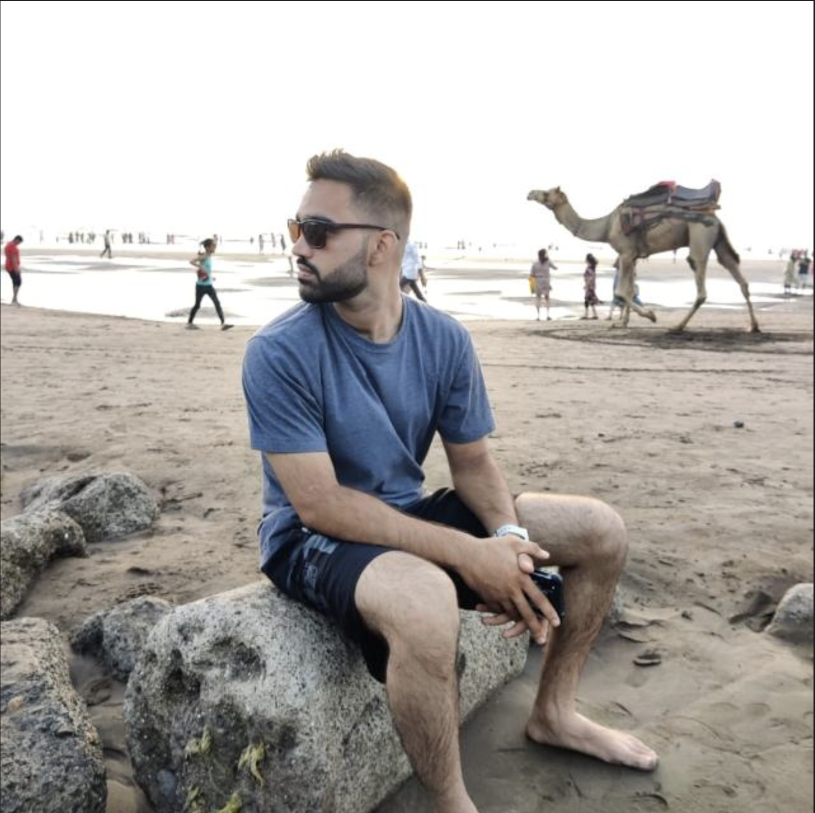
#> input picture img.png, 1630 x 1626 px (shown at 1/2 size)
$ python attention_codec.py
#> lines starting #> are read from the running program, lines starting #| are printed output that depends on the picture; after the words box and inside, x2 and y2 are one past the last pixel; in counts of white or black regions, pixels touching at a corner belong together
### prism/transforms.py
"""Reversible color and spatial transforms - built from scratch.

Key innovation: Image-specific color decorrelation using lifting-based
Givens rotations. Unlike fixed YCbCr, this adapts to the actual color
distribution of each image, concentrating more energy in fewer channels.

Also implements Hilbert curve scanning for 2D-locality-preserving
linearization of the pixel grid.
"""

import numpy as np


# ============================================================
# Reversible YCoCg-R Color Transform
# ============================================================

def rgb_to_ycocg_r(rgb: np.ndarray) -> np.ndarray:
    """Reversible YCoCg-R transform (integer-exact).

    Maps RGB -> (Y, Co, Cg) where:
      Co = R - B           (chroma orange)
      tmp = B + (Co >> 1)  (approximate green)
      Cg = G - tmp         (chroma green)
      Y = tmp + (Cg >> 1)  (luma)

    This decorrelates natural image colors better than
    simple channel differences and is exactly invertible.
    """
    r = rgb[:, :, 0].astype(np.int32)
    g = rgb[:, :, 1].astype(np.int32)
    b = rgb[:, :, 2].astype(np.int32)

    co = r - b
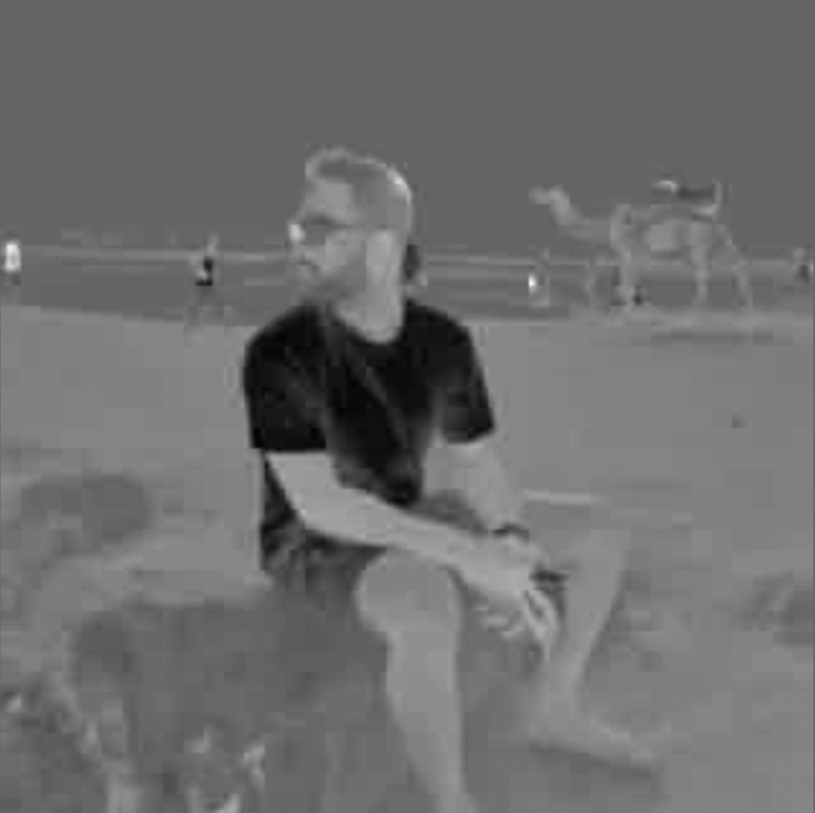
#> co: shape (1626, 1630) int32 (shown at 1/2 size); min -74, max 113, mean 6.9; drawn with min black and max white
    tmp = b + (co >> 1)
    cg = g - tmp
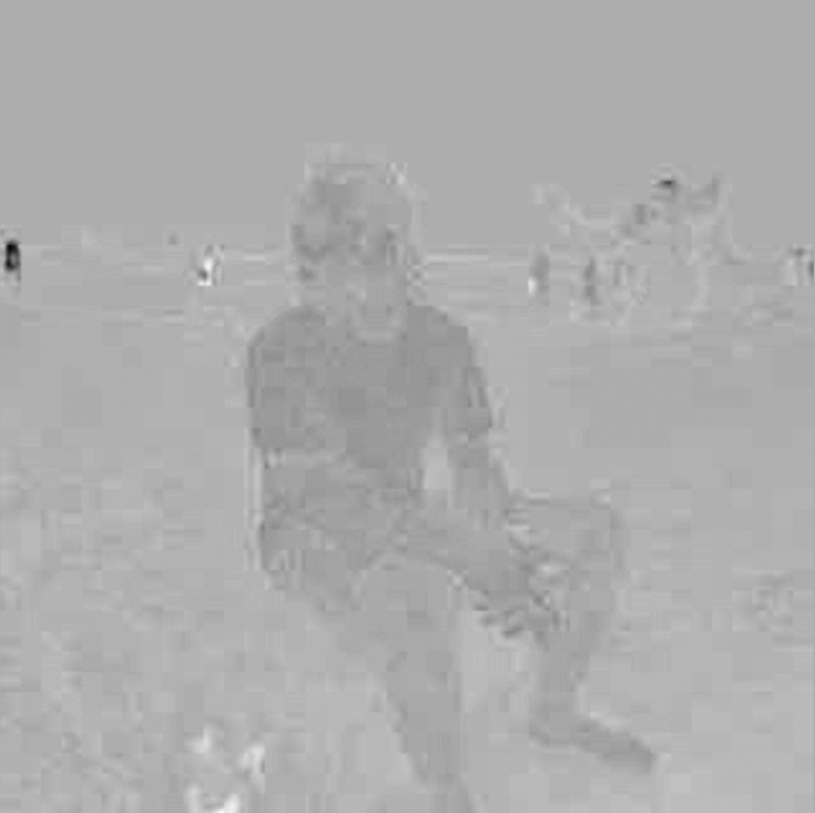
#> cg: shape (1626, 1630) int32 (shown at 1/2 size); min -66, max 31, mean 0.1; drawn with min black and max white
    y = tmp + (cg >> 1)

    return np.stack([y, co, cg], axis=-1)
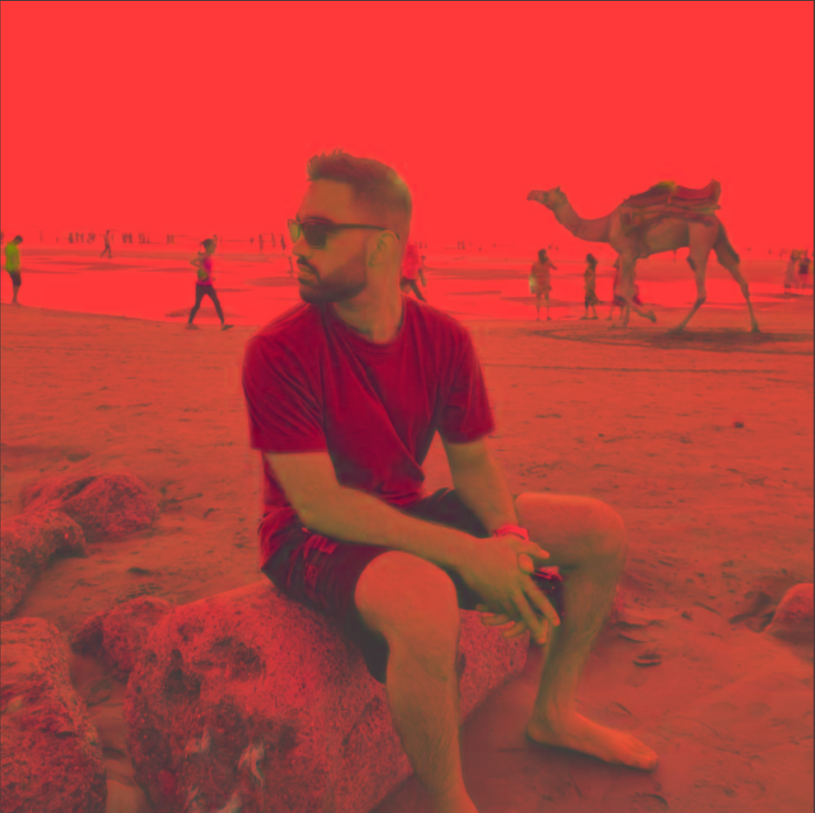
#> returned value: shape (1626, 1630, 3) int32 (shown at 1/2 size); mean of channels 0, 1, 2 169, 6.9, 0.1; drawn with min black and max white


# [222 lines left out: functions ycocg_r_to_rgb, compute_pca_axes, _givens_angle, _lift_rotate_forward, _lift_rotate_inverse, pca_forward and 5 more, not called in this run]

### experimental/attention_codec.py
#!/usr/bin/env python3
"""SELF-ATTENTION TRANSFORMER PREDICTOR FOR LOSSLESS IMAGE COMPRESSION

Pure numpy implementation -- no PyTorch, no TensorFlow.

Core idea: Instead of fixed spatial predictors (left, above, diagonal),
learn WHICH pixels in the causal context window matter most for each
prediction. The attention weights adapt to image content via online
gradient descent, so encoder and decoder stay synchronized.

Approaches:
  1. Single-head attention -- one set of Q/K/V weights
  2. Multi-head attention -- independent heads capture different patterns
  3. Cross-channel attention -- use luma to predict chroma
  4. Trie-enhanced attention -- blend ContextTrie (sequential) + attention (spatial)

PRISM baseline on img.png: 4.82 bps, ~1271 KB.
"""

import math
import sys
import time
from pathlib import Path

import numpy as np
from PIL import Image

# Project imports
sys.path.insert(0, str(Path(__file__).resolve().parent.parent))
from prism.transforms import rgb_to_ycocg_r
from experimental.data_structures import ContextTrie, entropy_bits, zigzag_encode


# ============================================================
# Constants
# ============================================================

PRISM_BPS = 4.82
PRISM_KB = 1271
IMAGE_PATH = str(Path(__file__).resolve().parent.parent / "img.png")
SUBSET_ROWS = 200  # process first N rows for speed
EPS = 1e-8


# ============================================================
# Utility: load and transform image
# ============================================================

def load_image_ycocg(image_path, max_rows=None):
    """Load image, apply YCoCg-R transform, optionally truncate rows."""
    img = Image.open(image_path).convert("RGB")
    rgb = np.array(img, dtype=np.uint8)
    ycocg = rgb_to_ycocg_r(rgb)
    h, w, _ = ycocg.shape
#> h = 1626; w = 1630
    if max_rows is not None and max_rows < h:
        ycocg = ycocg[:max_rows, :, :]
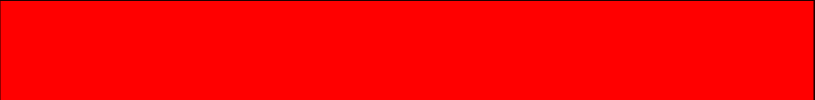
#> ycocg: shape (200, 1630, 3) int32 (shown at 1/2 size); mean R, G, B 252.2, 0, 0
    return ycocg, (h, w)


# [12 lines left out: function compute_bps_and_kb, not called in this run]


def softmax(logits):
    """Numerically stable softmax over the last axis."""
    shifted = logits - np.max(logits, axis=-1, keepdims=True)
    exp_vals = np.exp(shifted)
    return exp_vals / (np.sum(exp_vals, axis=-1, keepdims=True) + EPS)


def xavier_init(fan_in, fan_out, rng):
    """Glorot/Xavier uniform initialization."""
    limit = math.sqrt(6.0 / (fan_in + fan_out))
    return rng.uniform(-limit, limit, size=(fan_in, fan_out))


# ============================================================
# Feature extraction for each pixel
# ============================================================

def pixel_features(channel, y, x):
    """Build feature vector for pixel at (y, x).

    Features: [value, grad_h, grad_v, local_variance, pos_x_norm, pos_y_norm]
    All features computed from causal (already-seen) neighbors only.
    """
    h, w = channel.shape
    val = float(channel[y, x]) if y < h and x < w else 128.0
    left = float(channel[y, x - 1]) if x > 0 else 128.0
    above = float(channel[y - 1, x]) if y > 0 else 128.0
    upper_left = float(channel[y - 1, x - 1]) if y > 0 and x > 0 else 128.0

    grad_h = val - left
    grad_v = val - above

    # Local variance from causal neighbors
    neighbors = []
    if x > 0:
        neighbors.append(left)
    if y > 0:
        neighbors.append(above)
    if y > 0 and x > 0:
        neighbors.append(upper_left)
    if y > 0 and x < w - 1:
        neighbors.append(float(channel[y - 1, x + 1]))

    if len(neighbors) >= 2:
        n_arr = np.array(neighbors)
        local_var = float(np.var(n_arr))
    else:
        local_var = 0.0

    pos_x = x / max(w - 1, 1)
    pos_y = y / max(h - 1, 1)

    return np.array([val / 255.0, grad_h / 255.0, grad_v / 255.0,
                     local_var / (255.0 * 255.0), pos_x, pos_y],
                    dtype=np.float64)


def context_features(channel, y, x):
    """Same as pixel_features but using only causal data for a context pixel.

    For context pixels that are already decoded, we can use their actual value.
    """
    return pixel_features(channel, y, x)


# ============================================================
# Gather L-shaped causal context
# ============================================================

def gather_causal_context(channel, y, x, context_size):
    """Gather L-shaped causal context: pixels above and to the left.

    Returns list of (cy, cx) coordinates of context pixels,
    ordered by distance (closest first). At most context_size entries.
    """
    h, w = channel.shape
    candidates = []

    # Row above: full row segment centered on x
    if y > 0:
        for dx in range(-context_size, context_size + 1):
            cx = x + dx
            if 0 <= cx < w:
                dist = abs(dx) + 1
                candidates.append((dist, y - 1, cx))
        # Two rows above for deeper context
        if y > 1:
            for dx in range(-context_size // 2, context_size // 2 + 1):
                cx = x + dx
                if 0 <= cx < w:
                    dist = abs(dx) + 2
                    candidates.append((dist, y - 2, cx))

    # Same row, to the left
    for dx in range(1, context_size + 1):
        cx = x - dx
        if cx >= 0:
            candidates.append((dx, y, cx))

    # Sort by distance, take closest
    candidates.sort(key=lambda t: t[0])
    coords = [(cy, cx) for (_, cy, cx) in candidates[:context_size]]
    return coords


# ============================================================
# APPROACH 1: Single-Head Self-Attention
# ============================================================

def single_head_attention(image_path=IMAGE_PATH, context_size=16):
    """Single-head attention predictor for lossless compression.

    For each pixel:
      1. Gather causal context (L-shaped neighborhood)
      2. Compute Q from current pixel features, K/V from context
      3. Attention = softmax(Q @ K^T / sqrt(d_k))
      4. Prediction = Attention @ V
      5. Online gradient descent on W_q, W_k, W_v
    """
    print("\n" + "=" * 70)
    print("APPROACH 1: Single-Head Self-Attention Predictor")
    print("=" * 70)

    ycocg, (full_h, full_w) = load_image_ycocg(image_path, max_rows=SUBSET_ROWS)
#> full_h = 1626; full_w = 1630
    channel = ycocg[:, :, 0].astype(np.int32)  # Y channel
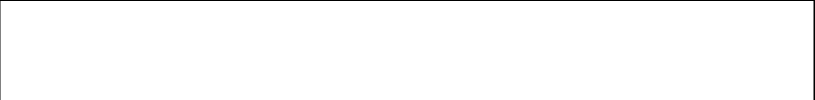
#> channel: shape (200, 1630) int32 (shown at 1/2 size); values 30 (black) and 255 (white), 98.8% white; 1 black region, box (x1, y1, x2, y2) and area: (0, 0, 1630, 200) 4052
    h, w = channel.shape
#> h = 200; w = 1630
    print(f"  Processing: {h}x{w} Y channel (subset of {full_h}x{full_w})")
#|   Processing: 200x1630 Y channel (subset of 1626x1630)

    d_feat = 6     # feature dimension
    d_k = 8        # key/query projection dimension
    d_v = 1        # value dimension (predicting scalar pixel value)
    lr = 0.01
    lr_decay = 0.9999

    rng = np.random.RandomState(42)
    W_q = xavier_init(d_feat, d_k, rng)
    W_k = xavier_init(d_feat, d_k, rng)
    W_v = xavier_init(d_feat, d_v, rng)

    residuals = np.zeros((h, w), dtype=np.int32)
    recon = np.full((h, w), 128, dtype=np.int32)

    total_sq_err = 0.0
    n_processed = 0
    attn_entropy_sum = 0.0
    convergence_log = []
    t0 = time.time()

    for y in range(h):
        for x in range(w):
            actual = int(channel[y, x])

            # Gather causal context
            ctx_coords = gather_causal_context(recon, y, x, context_size)

            if len(ctx_coords) < 2:
                # Not enough context -- fallback to simple prediction
                left = int(recon[y, x - 1]) if x > 0 else 128
                above = int(recon[y - 1, x]) if y > 0 else 128
                pred = (left + above) // 2
            else:
                # Build feature vectors
                q_feat = pixel_features(recon, y, x)
                k_feats = np.array([context_features(recon, cy, cx)
                                    for (cy, cx) in ctx_coords])
                v_vals = np.array([[float(recon[cy, cx]) / 255.0]
                                   for (cy, cx) in ctx_coords])

                # Project: Q = q_feat @ W_q, K = k_feats @ W_k
                Q = q_feat @ W_q                       # (d_k,)
                K = k_feats @ W_k                       # (n_ctx, d_k)
                V = v_vals                              # (n_ctx, d_v)

                # Scaled dot-product attention
                scores = K @ Q / math.sqrt(d_k)        # (n_ctx,)
                attn_weights = softmax(scores)          # (n_ctx,)

                # Track attention entropy (how concentrated the attention is)
                aw_clipped = np.clip(attn_weights, EPS, 1.0)
                attn_ent = -np.sum(aw_clipped * np.log2(aw_clipped))
                attn_entropy_sum += attn_ent

                # Prediction
                pred_normed = float(attn_weights @ V)   # scalar in [0, 1]
                pred = int(np.clip(round(pred_normed * 255.0), 0, 511))

                # --- Online gradient descent ---
                error = (actual / 255.0) - pred_normed
                # Gradient through attention softmax is complex;
                # use simplified gradient: dL/dW_q via chain rule
                # dL/d(scores) = error * (V - pred_normed) * attn_weights
                d_scores = error * attn_weights * (V.flatten() - pred_normed)
                # dL/dW_q = q_feat^T @ d_scores @ K / sqrt(d_k) (outer product form)
                d_Q = (d_scores @ K) / math.sqrt(d_k)    # (d_k,)
                dW_q = np.outer(q_feat, d_Q)              # (d_feat, d_k)

                d_K = np.outer(d_scores, Q) / math.sqrt(d_k)  # (n_ctx, d_k)
                dW_k = k_feats.T @ d_K                         # (d_feat, d_k)

                d_V = (attn_weights * error).reshape(-1, 1)    # (n_ctx, 1)
                # For V = v_vals (raw values), we update W_v projection
                # But v_vals are fixed pixel values; the gradient goes to W_v
                # V_proj = k_feats @ W_v, but we use raw values for V
                # Skip W_v update since we use raw pixel values as V

                W_q = W_q + lr * dW_q
                W_k = W_k + lr * dW_k
                lr *= lr_decay

            residual = actual - pred
            residuals[y, x] = residual
            recon[y, x] = actual

            total_sq_err += residual ** 2
            n_processed += 1

        # Log convergence every 20 rows
        if (y + 1) % 20 == 0:
            rmse = math.sqrt(total_sq_err / n_processed)
            avg_attn_ent = attn_entropy_sum / max(n_processed, 1)
            convergence_log.append((y + 1, rmse, avg_attn_ent))
            elapsed = time.time() - t0
            rows_per_sec = (y + 1) / elapsed
            print(f"    Row {y+1:4d}/{h}: RMSE={rmse:.2f}, "
                  f"attn_entropy={avg_attn_ent:.2f} bits, "
                  f"{rows_per_sec:.1f} rows/s")
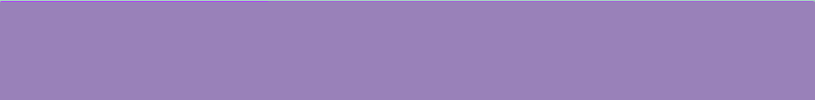
#> recon: shape (200, 1630) int32 (shown at 1/2 size); 3 distinct labels, from 30 to 255; one colour per label, 0 black
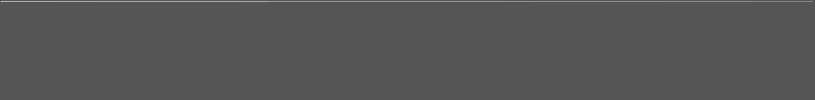
#> residuals: shape (200, 1630) int32 (shown at 1/2 size); min -114, max 225, mean 0.9; drawn with min black and max white

    bps, est_kb = compute_bps_and_kb(residuals, full_h, full_w)
    elapsed = time.time() - t0

    print(f"\n  --- Single-Head Attention Results ---")
    print(f"  Residual bps:      {bps:.3f}")
    print(f"  PRISM baseline:    {PRISM_BPS:.3f} bps")
    print(f"  Delta:             {bps - PRISM_BPS:+.3f} bps")
    print(f"  Est. full image:   {est_kb:.0f} KB (PRISM: {PRISM_KB} KB)")
    print(f"  Final RMSE:        {math.sqrt(total_sq_err / n_processed):.2f}")
    print(f"  Time:              {elapsed:.1f}s")

    # Convergence analysis
    if convergence_log:
        print(f"\n  Convergence (RMSE over rows):")
        for row, rmse, aent in convergence_log[:5]:
            print(f"    Row {row:4d}: RMSE={rmse:.2f}, attn_entropy={aent:.2f}")
        if len(convergence_log) > 5:
            row, rmse, aent = convergence_log[-1]
            print(f"    ...  {row:4d}: RMSE={rmse:.2f}, attn_entropy={aent:.2f}")

    return {"bps": bps, "est_kb": est_kb, "method": "single_head_attention"}


# ============================================================
# APPROACH 2: Multi-Head Self-Attention
# ============================================================

# [578 lines left out: functions multi_head_attention, cross_channel_attention, single_head_attention_channel, trie_enhanced_attention, print_comparison_table, not called in this run]


# ============================================================
# Main
# ============================================================

if __name__ == "__main__":
    print("=" * 70)
    print("SELF-ATTENTION TRANSFORMER PREDICTOR FOR LOSSLESS COMPRESSION")
    print("Pure numpy -- no PyTorch, no TensorFlow")
    print(f"Image: {IMAGE_PATH}")
    print(f"Subset: first {SUBSET_ROWS} rows for speed")
    print(f"PRISM baseline: {PRISM_BPS} bps, ~{PRISM_KB} KB")
    print("=" * 70)

    results = []

    # Run all approaches
#> (the run stopped early here; a loop or call above may not have finished)
